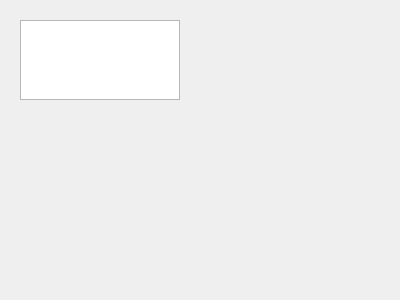
<?xml version="1.0" encoding="UTF-8"?>
<ui version="4.0">
 <class>LoadScreen</class>
 <widget class="QWidget" name="LoadScreen">
  <property name="windowModality">
   <enum>Qt::NonModal</enum>
  </property>
  <property name="geometry">
   <rect>
    <x>0</x>
    <y>0</y>
    <width>400</width>
    <height>300</height>
   </rect>
  </property>
  <property name="windowTitle">
   <string>Form</string>
  </property>
  <widget class="QWidget" name="verticalLayoutWidget">
   <property name="geometry">
    <rect>
     <x>20</x>
     <y>20</y>
     <width>160</width>
     <height>80</height>
    </rect>
   </property>
   <layout class="QVBoxLayout" name="mainLayout">
    <item>
     <widget class="QGraphicsView" name="gv">
      <property name="backgroundBrush">
       <brush brushstyle="SolidPattern">
        <color alpha="0">
         <red>0</red>
         <green>0</green>
         <blue>0</blue>
        </color>
       </brush>
      </property>
      <property name="resizeAnchor">
       <enum>QGraphicsView::AnchorViewCenter</enum>
      </property>
     </widget>
    </item>
   </layout>
  </widget>
 </widget>
 <resources/>
 <connections/>
</ui>
